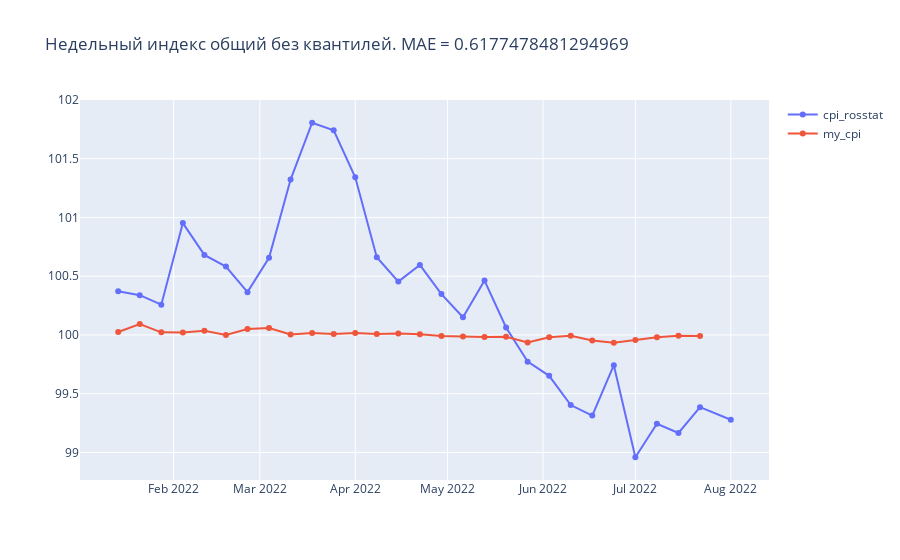

Notebook code cell kept with this figure:
### Code cell
MAE = week_gen_index.loc[:, 'difference'].sum() / week_gen_index.loc[:, 'difference'].shape[0]
plot_multiple_ts(week_gen_index.cpi_rosstat,
                 week_gen_index.my_cpi, title_text=f'Недельный индекс общий без квантилей. MAE = {MAE}')
